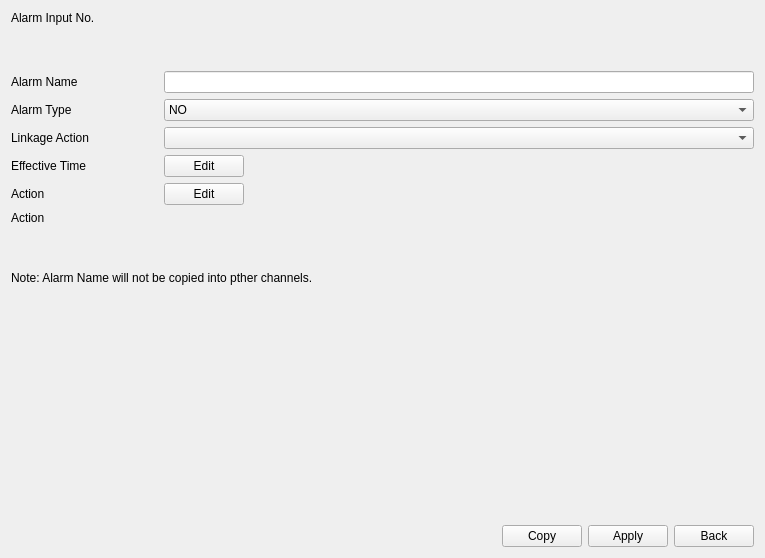
<?xml version="1.0" encoding="UTF-8"?>
<ui version="4.0">
 <class>TabNvrAlarmInput</class>
 <widget class="QWidget" name="TabNvrAlarmInput">
  <property name="geometry">
   <rect>
    <x>0</x>
    <y>0</y>
    <width>765</width>
    <height>558</height>
   </rect>
  </property>
  <property name="windowTitle">
   <string>Form</string>
  </property>
  <layout class="QVBoxLayout" name="verticalLayout">
   <item>
    <layout class="QGridLayout" name="gridLayout">
     <item row="5" column="0">
      <widget class="QLabel" name="label_action">
       <property name="text">
        <string>Action</string>
       </property>
      </widget>
     </item>
     <item row="0" column="0">
      <layout class="QVBoxLayout" name="verticalLayout_2">
       <item>
        <widget class="QLabel" name="label_alarmInput">
         <property name="text">
          <string>Alarm Input No.</string>
         </property>
        </widget>
       </item>
       <item>
        <spacer name="verticalSpacer_2">
         <property name="orientation">
          <enum>Qt::Vertical</enum>
         </property>
         <property name="sizeHint" stdset="0">
          <size>
           <width>20</width>
           <height>40</height>
          </size>
         </property>
        </spacer>
       </item>
      </layout>
     </item>
     <item row="4" column="0">
      <widget class="QLabel" name="label_effective">
       <property name="text">
        <string>Effective Time</string>
       </property>
      </widget>
     </item>
     <item row="1" column="0">
      <widget class="QLabel" name="label_alarmName">
       <property name="sizePolicy">
        <sizepolicy hsizetype="Preferred" vsizetype="Preferred">
         <horstretch>1</horstretch>
         <verstretch>0</verstretch>
        </sizepolicy>
       </property>
       <property name="text">
        <string>Alarm Name</string>
       </property>
      </widget>
     </item>
     <item row="7" column="0" colspan="2">
      <widget class="QLabel" name="label_note">
       <property name="text">
        <string>Note: Alarm Name will not be copied into pther channels.</string>
       </property>
       <property name="style" stdset="0">
        <string>blue_text</string>
       </property>
      </widget>
     </item>
     <item row="1" column="1">
      <widget class="MyLineEdit" name="lineEdit_alarmName">
       <property name="sizePolicy">
        <sizepolicy hsizetype="Expanding" vsizetype="Fixed">
         <horstretch>4</horstretch>
         <verstretch>0</verstretch>
        </sizepolicy>
       </property>
       <property name="maxLength">
        <number>32</number>
       </property>
      </widget>
     </item>
     <item row="0" column="1">
      <layout class="QHBoxLayout" name="horizontalLayout">
       <item>
        <widget class="ButtonGroup" name="buttonGroup_alarm" native="true">
         <property name="sizePolicy">
          <sizepolicy hsizetype="Expanding" vsizetype="Preferred">
           <horstretch>0</horstretch>
           <verstretch>0</verstretch>
          </sizepolicy>
         </property>
         <property name="minimumSize">
          <size>
           <width>0</width>
           <height>30</height>
          </size>
         </property>
        </widget>
       </item>
       <item>
        <spacer name="horizontalSpacer">
         <property name="orientation">
          <enum>Qt::Horizontal</enum>
         </property>
         <property name="sizeHint" stdset="0">
          <size>
           <width>40</width>
           <height>20</height>
          </size>
         </property>
        </spacer>
       </item>
      </layout>
     </item>
     <item row="2" column="1">
      <widget class="ComboBox" name="comboBox_alarmType">
       <item>
        <property name="text">
         <string>NO</string>
        </property>
       </item>
       <item>
        <property name="text">
         <string>NC</string>
        </property>
       </item>
      </widget>
     </item>
     <item row="5" column="1">
      <widget class="QWidget" name="widget_1" native="true">
       <layout class="QHBoxLayout" name="horizontalLayout_2">
        <property name="leftMargin">
         <number>0</number>
        </property>
        <property name="topMargin">
         <number>0</number>
        </property>
        <property name="rightMargin">
         <number>0</number>
        </property>
        <property name="bottomMargin">
         <number>0</number>
        </property>
        <item>
         <widget class="MyPushButton" name="pushButton_actionEdit">
          <property name="text">
           <string>Edit</string>
          </property>
         </widget>
        </item>
        <item>
         <spacer name="horizontalSpacer_2">
          <property name="orientation">
           <enum>Qt::Horizontal</enum>
          </property>
          <property name="sizeHint" stdset="0">
           <size>
            <width>288</width>
            <height>17</height>
           </size>
          </property>
         </spacer>
        </item>
       </layout>
      </widget>
     </item>
     <item row="2" column="0">
      <widget class="QLabel" name="label_alarmType">
       <property name="text">
        <string>Alarm Type</string>
       </property>
      </widget>
     </item>
     <item row="4" column="1">
      <widget class="QWidget" name="widget" native="true">
       <layout class="QHBoxLayout" name="horizontalLayout_4">
        <property name="leftMargin">
         <number>0</number>
        </property>
        <property name="topMargin">
         <number>0</number>
        </property>
        <property name="rightMargin">
         <number>0</number>
        </property>
        <property name="bottomMargin">
         <number>0</number>
        </property>
        <item>
         <widget class="MyPushButton" name="pushButton_effectiveEdit">
          <property name="text">
           <string>Edit</string>
          </property>
         </widget>
        </item>
        <item>
         <spacer name="horizontalSpacer_4">
          <property name="orientation">
           <enum>Qt::Horizontal</enum>
          </property>
          <property name="sizeHint" stdset="0">
           <size>
            <width>40</width>
            <height>20</height>
           </size>
          </property>
         </spacer>
        </item>
       </layout>
      </widget>
     </item>
     <item row="3" column="0">
      <widget class="QLabel" name="labelLinkAction">
       <property name="text">
        <string>Linkage Action</string>
       </property>
      </widget>
     </item>
     <item row="3" column="1">
      <widget class="ComboBox" name="comboBoxLinkAction"/>
     </item>
     <item row="6" column="0">
      <widget class="QWidget" name="widgetAction" native="true">
       <property name="minimumSize">
        <size>
         <width>0</width>
         <height>0</height>
        </size>
       </property>
       <layout class="QVBoxLayout" name="verticalLayout_3">
        <property name="leftMargin">
         <number>0</number>
        </property>
        <property name="topMargin">
         <number>0</number>
        </property>
        <property name="rightMargin">
         <number>0</number>
        </property>
        <property name="bottomMargin">
         <number>0</number>
        </property>
        <item>
         <widget class="QLabel" name="labelAction2">
          <property name="text">
           <string>Action</string>
          </property>
         </widget>
        </item>
        <item>
         <spacer name="verticalSpacer">
          <property name="orientation">
           <enum>Qt::Vertical</enum>
          </property>
          <property name="sizeHint" stdset="0">
           <size>
            <width>20</width>
            <height>40</height>
           </size>
          </property>
         </spacer>
        </item>
       </layout>
      </widget>
     </item>
     <item row="6" column="1">
      <widget class="CheckBoxGroup" name="widgetCheckBoxGroupAction" native="true">
       <property name="minimumSize">
        <size>
         <width>0</width>
         <height>0</height>
        </size>
       </property>
      </widget>
     </item>
    </layout>
   </item>
   <item>
    <widget class="QWidget" name="widget_2" native="true">
     <property name="sizePolicy">
      <sizepolicy hsizetype="Preferred" vsizetype="Preferred">
       <horstretch>0</horstretch>
       <verstretch>1</verstretch>
      </sizepolicy>
     </property>
    </widget>
   </item>
   <item>
    <layout class="QHBoxLayout" name="horizontalLayout_3">
     <item>
      <spacer name="horizontalSpacer_3">
       <property name="orientation">
        <enum>Qt::Horizontal</enum>
       </property>
       <property name="sizeHint" stdset="0">
        <size>
         <width>40</width>
         <height>20</height>
        </size>
       </property>
      </spacer>
     </item>
     <item>
      <widget class="MyPushButton" name="pushButton_copy">
       <property name="text">
        <string>Copy</string>
       </property>
      </widget>
     </item>
     <item>
      <widget class="MyPushButton" name="pushButton_apply">
       <property name="text">
        <string>Apply</string>
       </property>
      </widget>
     </item>
     <item>
      <widget class="MyPushButton" name="pushButton_back">
       <property name="text">
        <string>Back</string>
       </property>
      </widget>
     </item>
    </layout>
   </item>
  </layout>
 </widget>
 <customwidgets>
  <customwidget>
   <class>ComboBox</class>
   <extends>QComboBox</extends>
   <header>combobox.h</header>
  </customwidget>
  <customwidget>
   <class>MyLineEdit</class>
   <extends>QLineEdit</extends>
   <header>mylineedit.h</header>
  </customwidget>
  <customwidget>
   <class>MyPushButton</class>
   <extends>QPushButton</extends>
   <header>mypushbutton.h</header>
  </customwidget>
  <customwidget>
   <class>ButtonGroup</class>
   <extends>QWidget</extends>
   <header>buttongroup.h</header>
   <container>1</container>
  </customwidget>
  <customwidget>
   <class>CheckBoxGroup</class>
   <extends>QWidget</extends>
   <header>checkboxgroup.h</header>
   <container>1</container>
  </customwidget>
 </customwidgets>
 <resources/>
 <connections/>
</ui>
